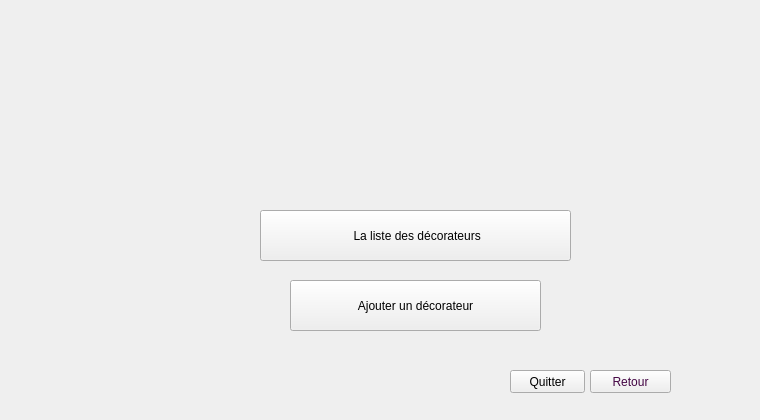
   <widget class="QWidget" name="page_4">
    <widget class="QLabel" name="label_7">
     <property name="geometry">
      <rect>
       <x>0</x>
       <y>0</y>
       <width>751</width>
       <height>411</height>
      </rect>
     </property>
     <property name="text">
      <string/>
     </property>
     <property name="pixmap">
      <pixmap>../../Downloads/flrurr.jpg</pixmap>
     </property>
    </widget>
    <widget class="QPushButton" name="pushButton_9">
     <property name="geometry">
      <rect>
       <x>260</x>
       <y>210</y>
       <width>311</width>
       <height>51</height>
      </rect>
     </property>
     <property name="styleSheet">
      <string notr="true">color:rgb(0, 0, 0);
font: 75 14pt &quot;Segoe Script&quot;;</string>
     </property>
     <property name="text">
      <string> La liste des décorateurs</string>
     </property>
    </widget>
    <widget class="QPushButton" name="pushButton_10">
     <property name="geometry">
      <rect>
       <x>290</x>
       <y>280</y>
       <width>251</width>
       <height>51</height>
      </rect>
     </property>
     <property name="styleSheet">
      <string notr="true">color:rgb(0, 0, 0);
font: 75 14pt &quot;Segoe Script&quot;;</string>
     </property>
     <property name="text">
      <string>Ajouter un décorateur</string>
     </property>
    </widget>
    <widget class="QPushButton" name="pushButton_11">
     <property name="geometry">
      <rect>
       <x>590</x>
       <y>370</y>
       <width>81</width>
       <height>23</height>
      </rect>
     </property>
     <property name="styleSheet">
      <string notr="true">font: 75 8pt &quot;Segoe Script&quot;;
color: rgb(68, 5, 68);</string>
     </property>
     <property name="text">
      <string>Retour</string>
     </property>
    </widget>
    <widget class="QPushButton" name="pushButton_37">
     <property name="geometry">
      <rect>
       <x>510</x>
       <y>370</y>
       <width>75</width>
       <height>23</height>
      </rect>
     </property>
     <property name="styleSheet">
      <string notr="true">font: 75 8pt &quot;Segoe Script&quot;;
color: rgb(0, 0, 0);</string>
     </property>
     <property name="text">
      <string>Quitter</string>
     </property>
    </widget>
   </widget>
